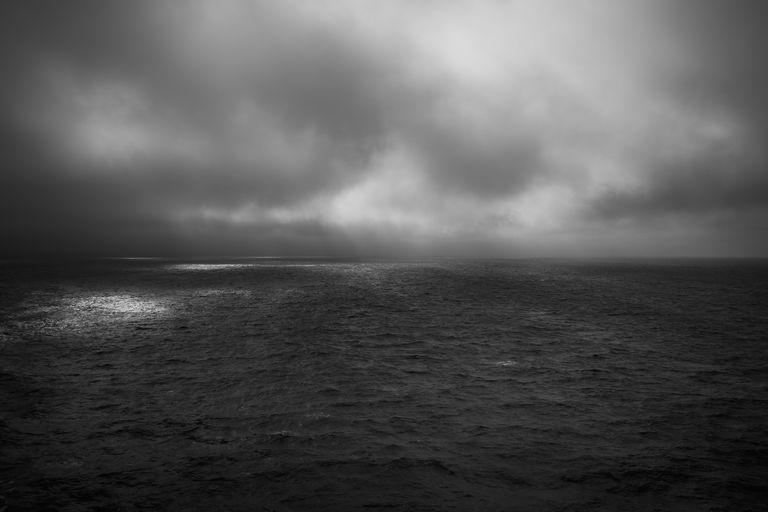
%> input picture Image Processing With Matlab/0004-Point_Processing/_images/sea.jpg, 768 x 512 px
$ octave exm_004_histogram_equalization.m   (GNU Octave 9; MATLAB toolbox functions it lacks are replaced by stand-ins)
%> lines starting %> are read from the running program, lines starting %| are printed output that depends on the picture
%{
To apply histogram equalization in MATLAB or Octave,
use the histeq function
%}
im = imread('_images/sea.jpg');
%> im is the input picture: size 512x768 uint8; min 0, max 228, mean 85.2
he_im = histeq(im);
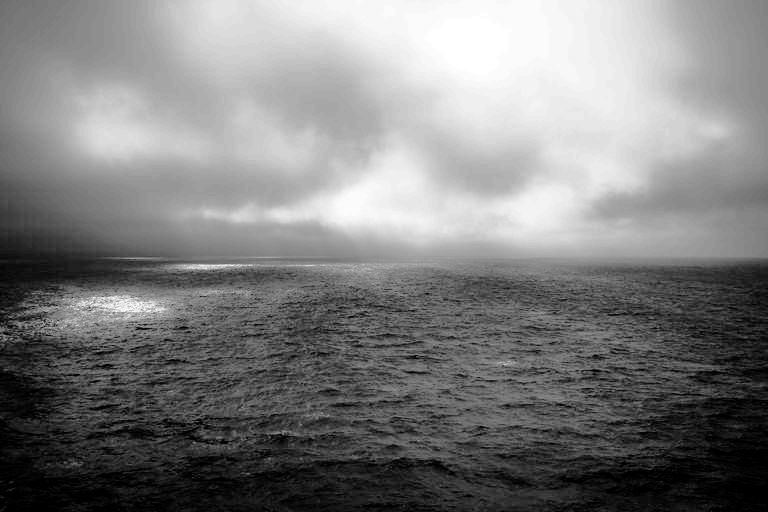
%> he_im: size 512x768 uint8; min 0, max 255, mean 126.3
%%
figure,
subplot(1, 2, 1), imshow(im);
subplot(1, 2, 2), imhist(im), axis tight;
%> after `axis tight`:
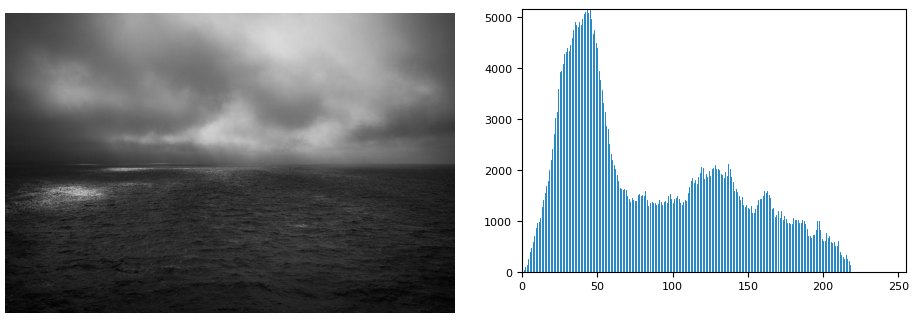
%> figure redrawn from the program's plot data, 2 panels
%%
figure,
subplot(1, 2, 1), imshow(he_im);
subplot(1, 2, 2), imhist(he_im), axis tight;
%> after `axis tight`:
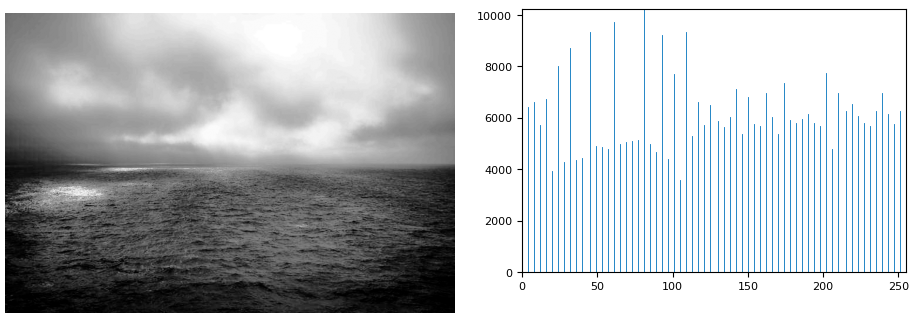
%> figure redrawn from the program's plot data, 2 panels
